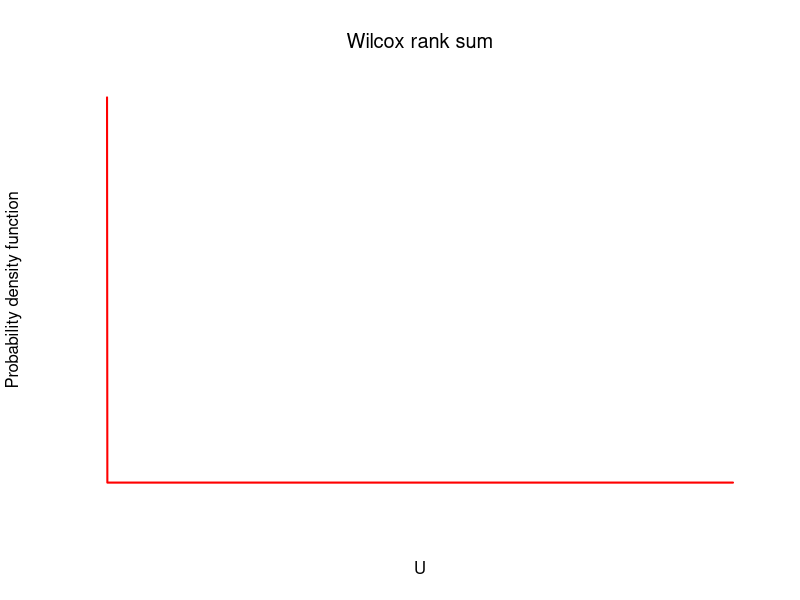

The R source for this figure: (Note: this script raises an error after producing the figure.)
#!/usr/bin/env Rscript

# ------------------------------------------------------------
# Plot normal density curves for selected degrees of freedom
# and save result to PDF.
# ------------------------------------------------------------

# Degrees of freedom
ms <- c(10, 20, 40)
ns <- c(10, 20, 40)
cols <- c("red", "blue", "darkgreen")

# x-range — choose a range that covers the relevant density
x <- seq(0, 1000, length.out = 2000)

# PDF output
pdf("wilcox_densities.pdf", width = 6, height = 5)

# Plot first curve
plot(
  x,
  dwilcox(x, m= ms[1], n = ns[1]),
  type = "l",
  col = cols[1],
  lwd = 2,
  main = expression(paste("Wilcox rank sum")),
  xlab = 'U',
  ylab = "Probability density function",
  axes = FALSE
)

# Add remaining curves

for (i in 2:length(means)) {
  lines(x, dwilcox(x, m = ms[i], n=ns[i]), col = cols[i], lwd = 2)
}

xticks <- pretty(x, n = 12)
#yticks <- pretty(range(yvals), n = 8)

# Axes on all 4 sides
axis(1, at=xticks)
axis(2, )
axis(3, at=xticks, labels=FALSE)
axis(4, labels=FALSE)

# Add box outline
box()

# Add grid
grid()

# Legend labels: μ = ..., σ² = ...
#legtxt <- paste0("μ = ", means, ",  σ² = ", vars)

# Legend — build expression vector
legexpr <- vector("list", length(means))
for(i in seq_along(means)) {
  legexpr[[i]] <- substitute(
    m == M ~ "," ~ n == N,
    list(M = ms[i], N = ns[i])
  )
}

# Add legend
legend(
  "topright",
  legend = legexpr,
  col = cols,
  lwd = 2
)

# Close PDF
dev.off()

